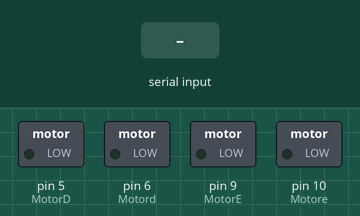
A sketch run on a simulated Arduino Uno, built with avr-gcc and run on an emulated ATmega328P. Shown: switched loads named in the sketch (green lamp = pin HIGH). The test bench sets the inputs (shaded band). What the sketch prints to the serial monitor is not drawn.

Above: at 1.2 s.
1.3 s: "F" received over Serial
At 1.8 s:
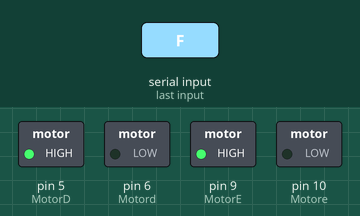
2.8 s: "B" received over Serial
At 4.0 s:
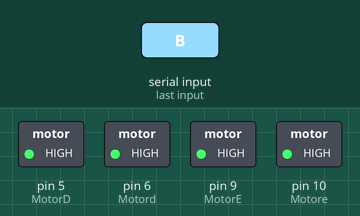
4.3 s: "L" received over Serial
At 5.5 s:
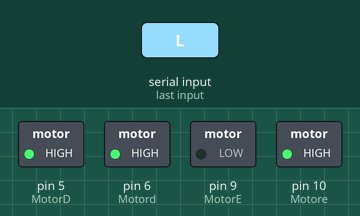
5.8 s: "R" received over Serial
At 6.5 s:
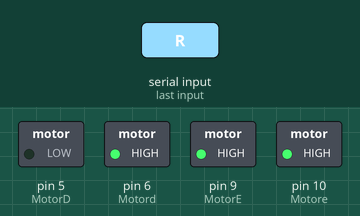
Timing chart, 0 to 8.3 s (numbered marks = the images above; inputs shaded):
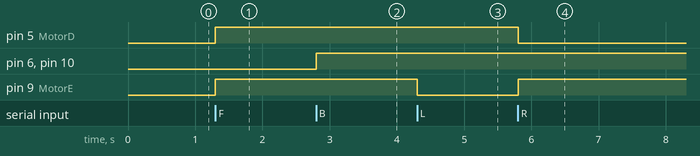

Measured:
- after the input at 1.3 s, pin 5 (MotorD), pin 9 (MotorE): LOW → HIGH at once
- after the input at 2.8 s, pin 6 (Motord), pin 10 (Motore): LOW → HIGH at once
- after the input at 4.3 s, pin 9 (MotorE): HIGH → LOW at once
- after the input at 5.8 s, pin 5 (MotorD): HIGH → LOW at once; pin 9 (MotorE): LOW → HIGH at once

The sketch:

Arduino_bluetooth.ino
```cpp
#include <SoftwareSerial.h>
SoftwareSerial bluetooth(0,1);

#define MotorD 5
#define Motord 6
#define MotorE 9
#define Motore 10

int value;

void setup() {

  Serial.begin(9600);
  pinMode(MotorD,OUTPUT);
  pinMode(MotorE,OUTPUT);
  pinMode(Motord,OUTPUT);
  pinMode(Motore,OUTPUT);

}

void loop() {

  if(Serial.available()){
    value = Serial.read();
    }

    if(value=='F'){
      digitalWrite(MotorD,HIGH);
      digitalWrite(MotorE,HIGH);

    }

    if(value=='B'){
      digitalWrite(Motord,HIGH);
      digitalWrite(Motore,HIGH);

    }


   if(value=='L'){
      digitalWrite(MotorD,HIGH);
      digitalWrite(MotorE,LOW);

  }

    if(value=='R'){
      digitalWrite(MotorD,LOW);
      digitalWrite(MotorE,HIGH);
    }


Serial.println(Serial.read());
}
```
